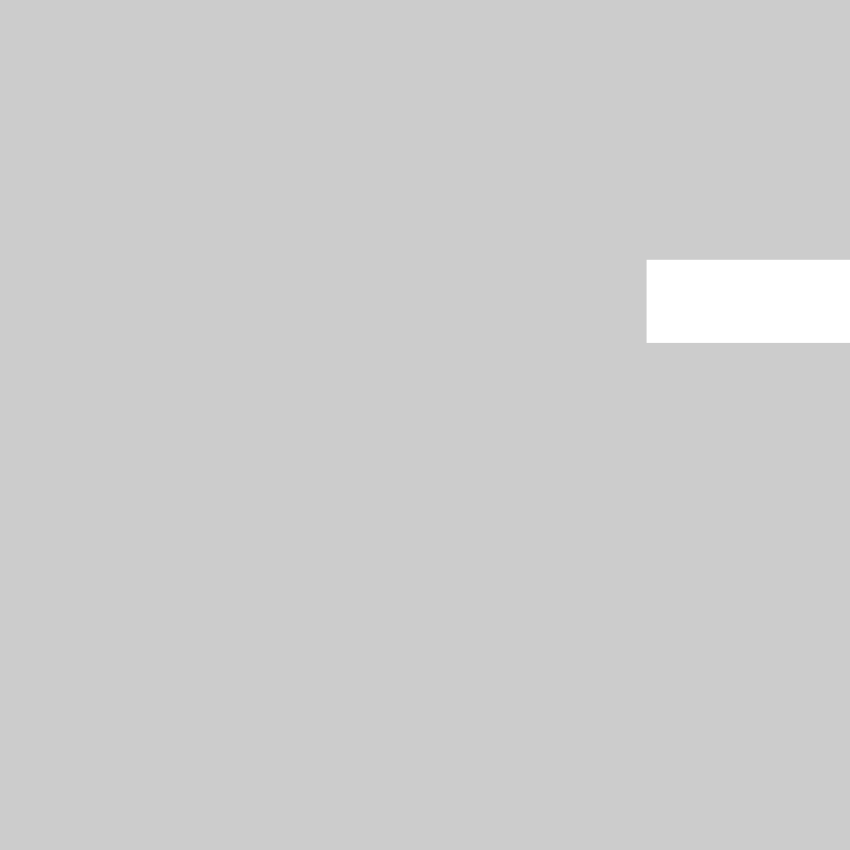
Frame 1 (no input)
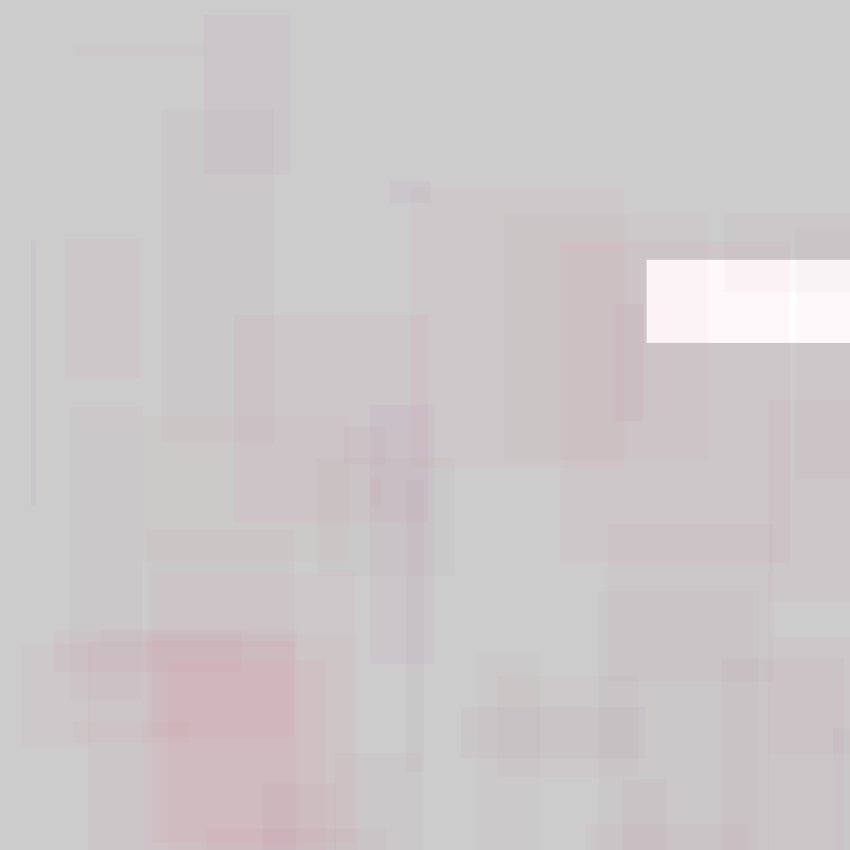
Frame 60 (the mouse pressed at the canvas centre just before this capture)
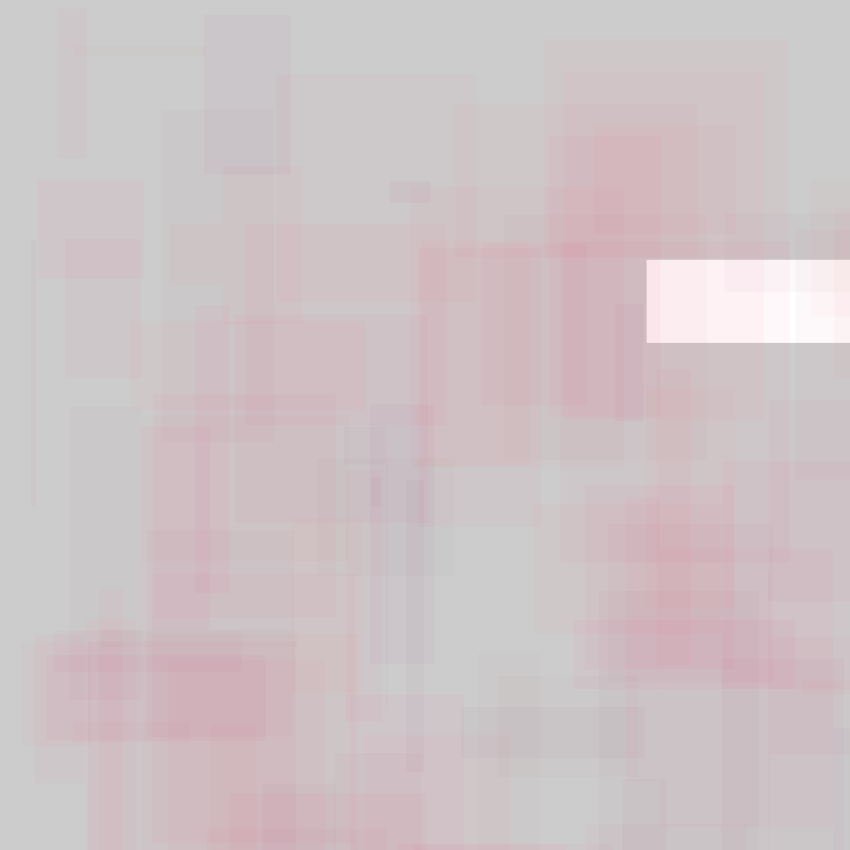
Frame 120 (the mouse held since frame 60 and released just before this capture)

The Processing sketch that drew these frames (run headless with seeded random() and noise(); from frame 60 on, the mouse is pressed at the canvas centre):

// Processing sketch: processing_14775
// ── processing_14775.pde

int ko;

void setup() {
  ko=10;
  size(850,850);
  noStroke();
}
void draw() {
  ko = ko+2;
rect(random(1000),random(1000), random(250),random(350)); 
  fill((ko+100),random(100),80,8);
};

void mouseClicked(){
  fill(0,0,0,30); 
  ellipse((mouseX),(mouseY),250,250);
 
};
